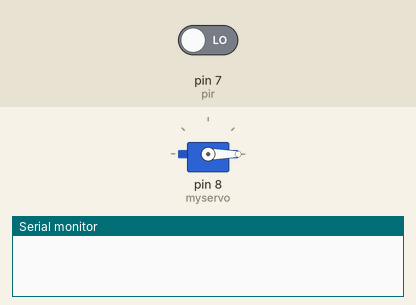
The sketch below on a simulated Arduino Uno, built with avr-gcc and run on an emulated ATmega328P. Parts: servo, the last lines printed to the serial monitor. The inputs (shaded band) are chosen by the test bench; at power-on: pin 7 (pir) LOW.

Above: at 1.2 s.
1.3 s: pin 7 (pir) driven HIGH
At 2.2 s:
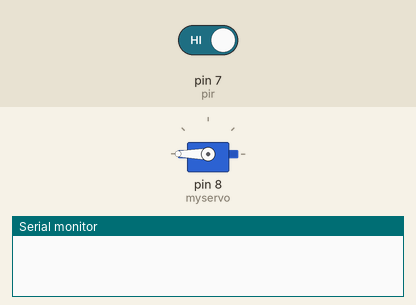
2.8 s: pin 7 (pir) driven LOW
At 5.7 s:
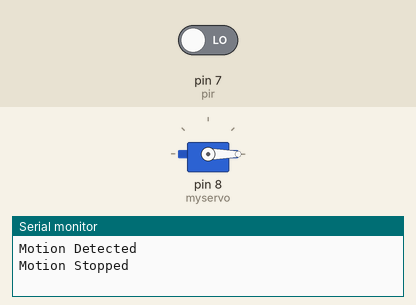
Timing chart, 0 to 7.2 s (numbered marks = the images above; inputs shaded):
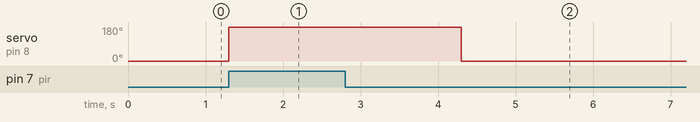

Measured:
- after the input at 1.3 s, servo on pin 8 (myservo): 0° → 180° at once
- after the input at 2.8 s, servo on pin 8 (myservo): 180° → 0° after 1.5 s

The sketch:

smart_door_code.ino
```cpp
#include <Servo.h>
Servo myservo;

int pir=7;
int pir_state=LOW;
int pos=0;

void setup()
{
  pinMode(pir,INPUT);
  myservo.attach(8);
  Serial.begin(9600);

}

void loop()
{
  int pir_value=digitalRead(pir);
  if(pir_value==HIGH)
  {
    myservo.write(180);
    delay(3000);
    if(pir_state==LOW)
    {
      Serial.println("Motion Detected");
      pir_state=HIGH;
    }
  }
  else
  {
     myservo.write(0);
     if(pir_state==HIGH)
     {
       Serial.println("Motion Stopped");
       pir_state=LOW;
     }
  }
}
```
